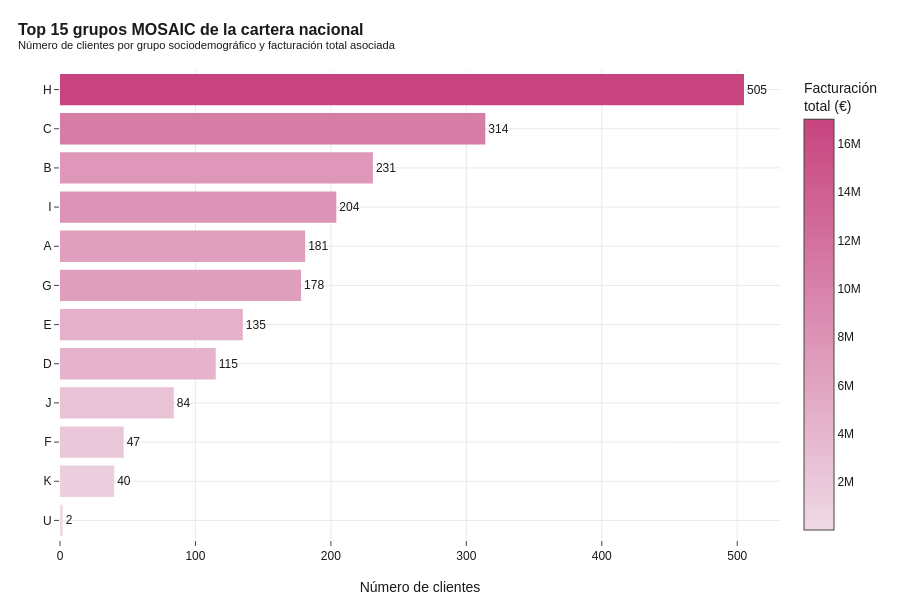

The cell this chart's notebook holds for it:
### Markdown cell above
## 4. Análisis sociodemográfico mediante MOSAIC

El enriquecimiento sociodemográfico con la base de Experian (tabla `silver.mosaic`) se aplica exclusivamente sobre la cartera nacional con una cobertura del 96,82 % (2.038 de 2.105 clientes). Esta sección caracteriza la cartera según los perfiles MOSAIC asignados y cruza la información sociodemográfica con la facturación documentada.

### Code cell
# 4.1 Distribución por grupo MOSAIC (cartera nacional con MOSAIC asignado)
df_nacional_mosaic = df_sin_tecnicas[
    (df_sin_tecnicas["tipo_mercado"] == "NACIONAL") & 
    (df_sin_tecnicas["mosaic_grupo"].notna())
].copy()

grupos_mosaic = (df_nacional_mosaic.groupby("mosaic_grupo")
                 .agg(num_clientes=("id_cliente", "count"),
                      facturacion_b2b=("facturacion_b2b", "sum"),
                      facturacion_retail=("facturacion_retail_neta_eur", "sum"))
                 .reset_index()
                 .sort_values("num_clientes", ascending=False))
grupos_mosaic["facturacion_total"] = grupos_mosaic["facturacion_b2b"] + grupos_mosaic["facturacion_retail"]
grupos_mosaic["pct_clientes"] = (100 * grupos_mosaic["num_clientes"] / grupos_mosaic["num_clientes"].sum()).round(2)

print(f"DISTRIBUCIÓN DE LA CARTERA NACIONAL POR GRUPO MOSAIC ({len(df_nacional_mosaic):,} clientes)")
print("=" * 90)
for _, row in grupos_mosaic.head(15).iterrows():
    print(f"   {str(row['mosaic_grupo'])[:40]:<40s}  {fmt_es(row['num_clientes']):>5s} cli ({row['pct_clientes']:>5.2f} %)  Facturación total: {fmt_es(row['facturacion_total']/1e6, 2):>6s} M €")

fig = px.bar(
    grupos_mosaic.head(15).sort_values("num_clientes"),
    x="num_clientes", y="mosaic_grupo",
    orientation="h",
    color="facturacion_total",
    color_continuous_scale=[[0, "#EFD9E5"], [1, COLOR_NACIONAL]],
    text="num_clientes",
)
fig.update_traces(
    texttemplate="%{text:,}", textposition="outside",
    hovertemplate="<b>%{y}</b><br>Clientes: %{x:,}<br>Facturación total: %{marker.color:,.0f} €<extra></extra>"
)
fig.update_layout(
    title=dict(text="<b>Top 15 grupos MOSAIC de la cartera nacional</b><br><sup>Número de clientes por grupo sociodemográfico y facturación total asociada</sup>"),
    xaxis_title="Número de clientes",
    yaxis_title="",
    coloraxis_colorbar=dict(title="Facturación<br>total (€)"),
    height=600,
)
guardar_y_mostrar(fig, "08_grupos_mosaic", h=600)

### Figure 1 — Plotly figure (JSON) as saved in the notebook; plotly's stock layout.template omitted (floating-point values rounded to 4 significant figures)
{"data": [{"hovertemplate": "<b>%{y}</b><br>Clientes: %{x:,}<br>Facturación total: %{marker.color:,.0f} €<extra></extra>", "legendgroup": "", "marker": {"color": [25840.0, 1142000.0, 2056000.0, 2625000.0, 4194000.0, 4575000.0, 6698000.0, 6651000.0, 7946000.0, 7555000.0, 10620000.0, 17010000.0], "coloraxis": "coloraxis", "pattern": {"shape": ""}}, "name": "", "orientation": "h", "showlegend": false, "text": [2.0, 40.0, 47.0, 84.0, 115.0, 135.0, 178.0, 181.0, 204.0, 231.0, 314.0, 505.0], "textposition": "outside", "texttemplate": "%{text:,}", "type": "bar", "x": [2, 40, 47, 84, 115, 135, 178, 181, 204, 231, 314, 505], "xaxis": "x", "y": ["U", "K", "F", "J", "D", "E", "G", "A", "I", "B", "C", "H"], "yaxis": "y"}], "layout": {"barmode": "relative", "coloraxis": {"colorbar": {"title": {"text": "Facturación<br>total (€)"}}, "colorscale": [[0, "#EFD9E5"], [1, "#C8447F"]]}, "height": 600, "legend": {"tracegroupgap": 0}, "title": {"text": "<b>Top 15 grupos MOSAIC de la cartera nacional</b><br><sup>Número de clientes por grupo sociodemográfico y facturación total asociada</sup>"}, "xaxis": {"anchor": "y", "domain": [0, 1], "title": {"text": "Número de clientes"}}, "yaxis": {"anchor": "x", "domain": [0, 1], "title": {"text": ""}}}}
